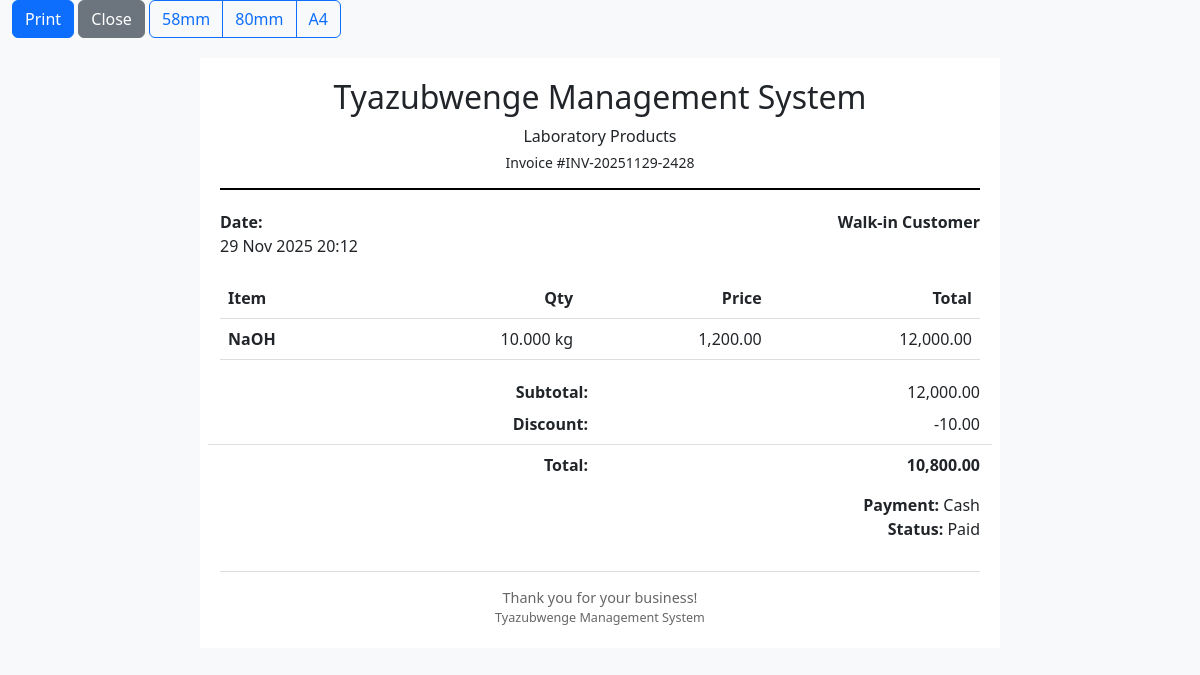
Page /invoice.php?id=1 (signed in) on the committed database.
### tables this page shows
CREATE TABLE `sales` (
  `id` int(11) NOT NULL,
  `invoice_number` varchar(50) NOT NULL,
  `customer_id` int(11) DEFAULT NULL,
  `branch_id` int(11) NOT NULL,
  `user_id` int(11) NOT NULL,
  `total_amount` decimal(10,2) NOT NULL,
  `discount` decimal(10,2) DEFAULT 0.00,
  `tax` decimal(10,2) DEFAULT 0.00,
  `final_amount` decimal(10,2) NOT NULL,
  `payment_method` enum('cash','mobile_money','bank_transfer','credit') DEFAULT 'cash',
  `payment_status` enum('paid','pending','partial') DEFAULT 'paid',
  `sale_type` enum('retail','wholesale') DEFAULT 'retail',
  `notes` text DEFAULT NULL,
  `created_at` timestamp NOT NULL DEFAULT current_timestamp(),
  `local_id` varchar(100) DEFAULT NULL,
  `updated_at` timestamp NOT NULL DEFAULT current_timestamp() ON UPDATE current_timestamp()
);

CREATE TABLE `sale_items` (
  `id` int(11) NOT NULL,
  `sale_id` int(11) NOT NULL,
  `product_id` int(11) NOT NULL,
  `quantity` decimal(10,3) NOT NULL,
  `unit` enum('kg','g','mg') DEFAULT 'g',
  `unit_price` decimal(10,2) NOT NULL,
  `discount` decimal(10,2) DEFAULT 0.00,
  `subtotal` decimal(10,2) NOT NULL
);

CREATE TABLE `products` (
  `id` int(11) NOT NULL,
  `name` varchar(200) NOT NULL,
  `sku` varchar(50) NOT NULL,
  `barcode` varchar(100) DEFAULT NULL,
  `category_id` int(11) DEFAULT NULL,
  `brand_id` int(11) DEFAULT NULL,
  `description` text DEFAULT NULL,
  `unit` enum('kg','g','mg') DEFAULT 'g',
  `retail_price` decimal(10,2) NOT NULL,
  `wholesale_price` decimal(10,2) NOT NULL,
  `cost_price` decimal(10,2) NOT NULL,
  `min_stock_level` decimal(10,3) DEFAULT 0.000,
  `status` enum('active','inactive') DEFAULT 'active',
  `created_at` timestamp NOT NULL DEFAULT current_timestamp(),
  `updated_at` timestamp NOT NULL DEFAULT current_timestamp() ON UPDATE current_timestamp()
);

### classes/Sale.php (called while the page is built, shortened)
<?php
require_once __DIR__ . '/../config/database.php';
require_once __DIR__ . '/../config/config.php';
require_once __DIR__ . '/Stock.php';
class Sale {
    private $conn;
    private $table = "sales";
    private $itemsTable = "sale_items";
    public function __construct() {
        $database = new Database();
        $this->conn = $database->getConnection();
    }
    public function getById($id) {
        $query = "SELECT s.*, c.name as customer_name, c.phone as customer_phone,
                         u.full_name as user_name, b.name as branch_name
                  FROM " . $this->table . " s
                  LEFT JOIN customers c ON s.customer_id = c.id
                  JOIN users u ON s.user_id = u.id
                  JOIN branches b ON s.branch_id = b.id
                  WHERE s.id = :id";
        $stmt = $this->conn->prepare($query);
        $stmt->bindParam(':id', $id);
        $stmt->execute();
        $sale = $stmt->fetch();
        if ($sale) {
            $sale['items'] = $this->getSaleItems($id);
        }
        return $sale;
    }
    public function getSaleItems($saleId) {
        $query = "SELECT si.*, p.name as product_name, p.sku, p.barcode
                  FROM " . $this->itemsTable . " si
                  JOIN products p ON si.product_id = p.id
                  WHERE si.sale_id = :sale_id";
        $stmt = $this->conn->prepare($query);
        $stmt->bindParam(':sale_id', $saleId);
        $stmt->execute();
        return $stmt->fetchAll();
    }
}
?>

### config/database.php (called while the page is built, shortened)
<?php
class Database {
    private $host = "localhost";
    private $db_name = "tyazubwenge_db";
    private $username = "root";
    private $password = "";
    public function getConnection() {
        $this->conn = null;
        try {
            $this->conn = new PDO(
                "mysql:host=" . $this->host . ";dbname=" . $this->db_name . ";charset=utf8mb4",
                $this->username,
                $this->password,
                [
                    PDO::ATTR_ERRMODE => PDO::ERRMODE_EXCEPTION,
                    PDO::ATTR_DEFAULT_FETCH_MODE => PDO::FETCH_ASSOC,
                    PDO::ATTR_EMULATE_PREPARES => false
                ]
            );
        } catch(PDOException $e) {
            error_log("Connection Error: " . $e->getMessage());
        }
        return $this->conn;
    }
}
?>

### classes/Stock.php (called while the page is built, shortened)
<?php
require_once __DIR__ . '/../config/database.php';
require_once __DIR__ . '/../config/config.php';
class Stock {
    public function __construct() {
        $database = new Database();
    }
}
?>

### config/config.php (called while the page is built, shortened)
<?php
require_once __DIR__ . '/database.php';
function formatCurrency($amount) {
    return number_format($amount, 2);
}
function formatDateTime($datetime) {
    return date('d M Y H:i', strtotime($datetime));
}
?>

### invoice.php (the view, shortened to what this page needs)
<?php
require_once 'config/config.php';
$saleId = $_GET['id'] ?? null;
$size = $_GET['size'] ?? 'a4';
require_once 'classes/Sale.php';
$sale = new Sale();
$saleData = $sale->getById($saleId);
$sizeClass = 'invoice-' . $size;
?>
<!DOCTYPE html>
<html lang="en">
<head>
    <link href="https://cdn.jsdelivr.net/npm/bootstrap@5.3.0/dist/css/bootstrap.min.css" rel="stylesheet">
    <link rel="stylesheet" href="assets/css/style.css">
</head>
<body>
    <div class="container-fluid no-print mb-3">
        <div class="row">
            <div class="col-12">
                <button class="btn btn-primary" onclick="window.print()">
                    <i class="bi bi-printer"></i> Print
                </button>
                <button class="btn btn-secondary" onclick="window.close()">Close</button>
                <div class="btn-group">
                    <button class="btn btn-outline-primary" onclick="changeSize('thermal')">58mm</button>
                    <button class="btn btn-outline-primary" onclick="changeSize('thermal-80')">80mm</button>
                    <button class="btn btn-outline-primary" onclick="changeSize('a4')">A4</button>
                </div>
            </div>
        </div>
    </div>
    <div class="invoice-container <?php echo $sizeClass; ?>">
        <div class="invoice-header text-center">
            <h2><?php echo SITE_NAME; ?></h2>
            <p class="mb-1">Laboratory Products</p>
            <p class="mb-0 small">Invoice #<?php echo $saleData['invoice_number']; ?></p>
        </div>
        <div class="row mb-3">
            <div class="col-6">
                <strong>Date:</strong><br>
                <?php echo formatDateTime($saleData['created_at']); ?>
            </div>
            <div class="col-6 text-end">
                <?php if ($saleData['customer_name']): ?>
                    <strong>Customer:</strong><br>
                    <?php echo $saleData['customer_name']; ?><br>
                    <?php if ($saleData['customer_phone']): ?>
                        <small><?php echo $saleData['customer_phone']; ?></small>
                    <?php endif; ?>
                <?php else: ?>
                    <strong>Walk-in Customer</strong>
                <?php endif; ?>
            </div>
        </div>
        <div class="invoice-items">
            <table class="table table-sm">
                <thead>
                    <tr>
                        <th>Item</th>
                        <th class="text-end">Qty</th>
                        <th class="text-end">Price</th>
                        <th class="text-end">Total</th>
                    </tr>
                </thead>
                <tbody>
                    <?php foreach ($saleData['items'] as $item): ?>
                        <tr>
                            <td>
                                <strong><?php echo $item['product_name']; ?></strong><br>
                            </td>
                            <td class="text-end"><?php echo $item['quantity']; ?> <?php echo $item['unit']; ?></td>
                            <td class="text-end"><?php echo formatCurrency($item['unit_price']); ?></td>
                            <td class="text-end"><?php echo formatCurrency($item['subtotal']); ?></td>
                        </tr>
                    <?php endforeach; ?>
                </tbody>
            </table>
        </div>
        <div class="invoice-totals">
            <div class="row mb-2">
                <div class="col-6"><strong>Subtotal:</strong></div>
                <div class="col-6 text-end"><?php echo formatCurrency($saleData['total_amount']); ?></div>
            </div>
            <?php if ($saleData['discount'] > 0): ?>
                <div class="row mb-2">
                    <div class="col-6"><strong>Discount:</strong></div>
                    <div class="col-6 text-end">-<?php echo formatCurrency($saleData['discount']); ?></div>
                </div>
            <?php endif; ?>
            <div class="row mb-3 border-top pt-2">
                <div class="col-6"><strong>Total:</strong></div>
                <div class="col-6 text-end"><strong><?php echo formatCurrency($saleData['final_amount']); ?></strong></div>
            </div>
            <div class="row">
                <div class="col-12">
                    <strong>Payment:</strong> <?php echo ucfirst(str_replace('_', ' ', $saleData['payment_method'])); ?><br>
                    <strong>Status:</strong> <?php echo ucfirst($saleData['payment_status']); ?>
                </div>
            </div>
        </div>
        <div class="invoice-footer">
            <p class="mb-0">Thank you for your business!</p>
            <p class="mb-0 small"><?php echo SITE_NAME; ?></p>
        </div>
    </div>
</body>
</html>

### assets/css/style.css (style rules this page uses)
:root { --primary-color: #0d6efd; --secondary-color: #6c757d; --success-color: #198754; --danger-color: #dc3545; --warning-color: #ffc107; --info-color: #0dcaf0; }
body { font-family: 'Segoe UI', Tahoma, Geneva, Verdana, sans-serif; background-color: #f8f9fa; margin: 0; padding: 0; }
.btn { border-radius: 6px; font-weight: 500; }
.invoice-container { background: white; padding: 20px; margin: 20px auto; max-width: 800px; }
.invoice-header { border-bottom: 2px solid #000; padding-bottom: 15px; margin-bottom: 20px; }
.invoice-items { margin: 20px 0; }
.invoice-items table { width: 100%; border-collapse: collapse; }
.invoice-items th, .invoice-items td { padding: 8px; text-align: left; border-bottom: 1px solid #ddd; }
.invoice-totals { margin-top: 20px; text-align: right; }
.invoice-footer { margin-top: 30px; padding-top: 15px; border-top: 1px solid #ddd; text-align: center; font-size: 0.9em; color: #666; }

### rows in the picture
sales: invoice_number "INV-20251129-2428", created_at "29 Nov 2025 20:12", total_amount "12,000.00", discount "10.00", final_amount "10,800.00", payment_method "Cash", payment_status "Paid"
sale_items: product.name "NaOH", quantity "10.000", unit "kg", unit_price "1,200.00", subtotal "12,000.00"

### other values in the picture
SITE_NAME "Tyazubwenge Management System"
